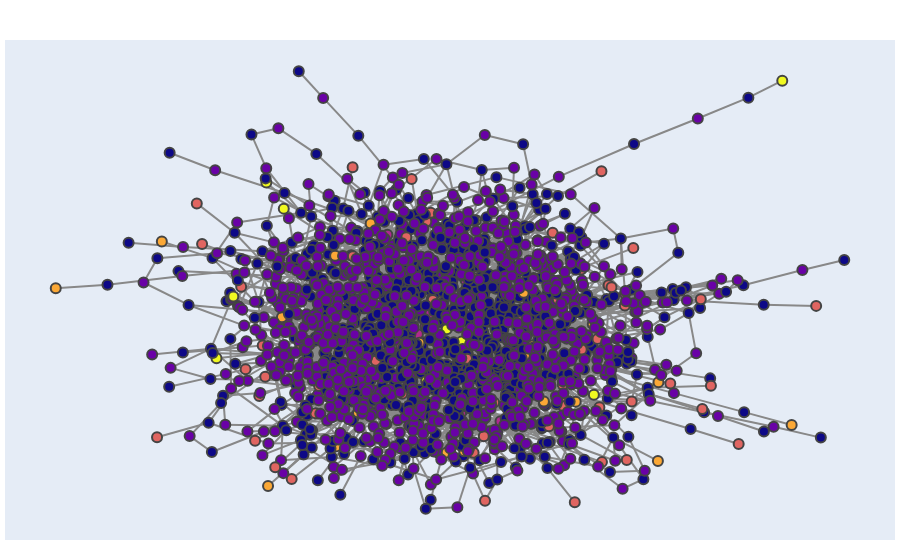

Notebook code for this chart:
### Code cell
pos = nx.spring_layout(graph_fincausal,seed=81) # obtém coordenadas dos vértices para visualização
for node in graph_fincausal.nodes():
  graph_fincausal.nodes[node]['pos'] = pos[node]

show_graph(graph_fincausal)

### Figure 1 — Plotly figure (JSON) as saved in the notebook; plotly's stock layout.template omitted (floating-point values rounded to 4 significant figures; data arrays with more than 128 entries replaced by an {"elided": "..."} marker saying what was removed)
{"data": [{"hoverinfo": "none", "line": {"color": "#888", "width": 2}, "mode": "lines", "type": "scatter", "x": {"elided": "9855 float values"}, "y": {"elided": "9855 float values"}}, {"hoverinfo": "text", "marker": {"color": {"elided": "1981 int values"}, "line": {"width": 2}, "size": 10}, "mode": "markers", "type": "scatter", "x": {"elided": "1981 float values"}, "y": {"elided": "1981 float values"}}], "layout": {"hovermode": "closest", "margin": {"b": 20, "l": 5, "r": 5, "t": 40}, "showlegend": false, "xaxis": {"showgrid": false, "showticklabels": false, "zeroline": false}, "yaxis": {"showgrid": false, "showticklabels": false, "zeroline": false}}}
